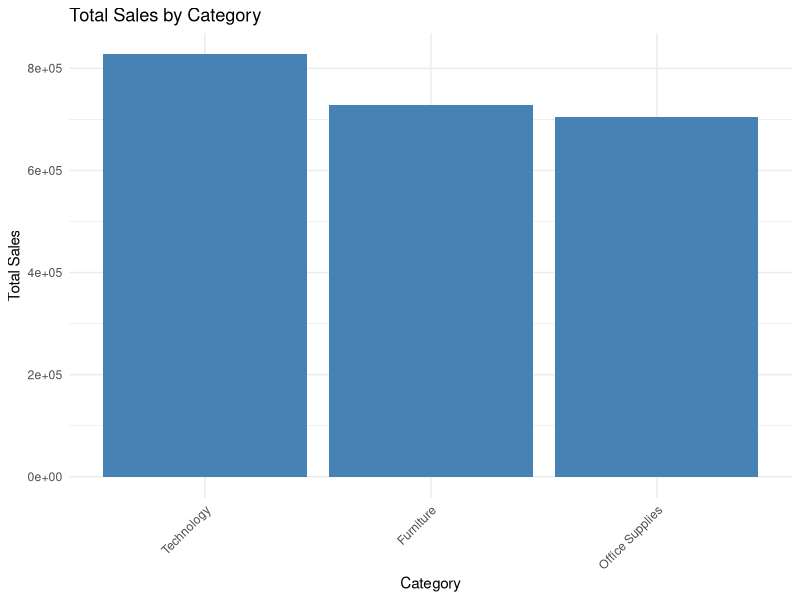
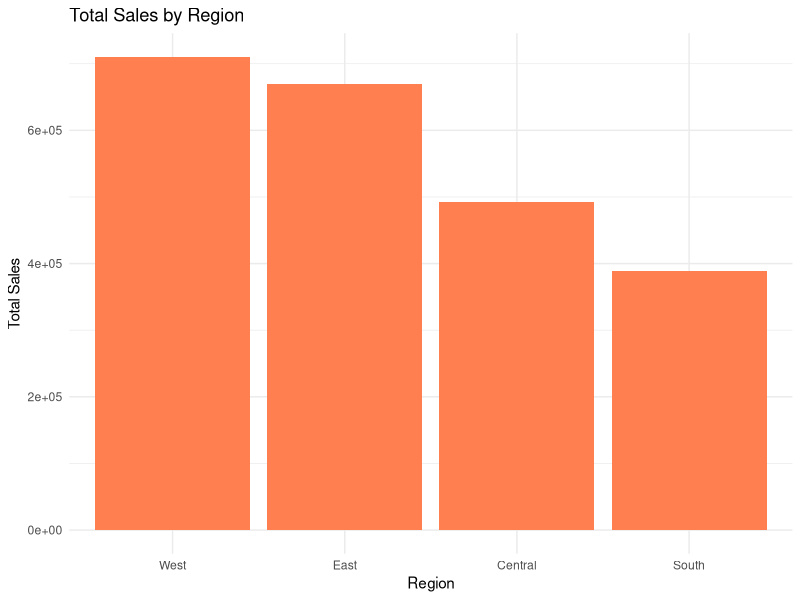

Write the R code that produced these figures, in order.
# Retail Sales Analysis
# Date: May 27, 2025

# Set CRAN mirror first
options(repos = c(CRAN = "https://cloud.r-project.org"))

# Install and load required packages
if (!require("readr")) install.packages("readr")
if (!require("dplyr")) install.packages("dplyr")
if (!require("ggplot2")) install.packages("ggplot2")
if (!require("lubridate")) install.packages("lubridate")

library(readr)
library(dplyr)
library(ggplot2)
library(lubridate)

# Set working directory to the location of the script
# setwd("/path/to/your/directory") # Uncomment and modify if needed

# Load the data
print("Loading the retail sales data...")
retail_data <- read.csv("train.csv", stringsAsFactors = FALSE, check.names = FALSE)

# Display the structure of the data
str(retail_data)

# View the first few rows
head(retail_data)

# Summary statistics
summary(retail_data)

# Check for missing values
colSums(is.na(retail_data))

# Convert date columns to Date type
print("Converting date columns...")
try({
  retail_data$`Order Date` <- mdy(retail_data$`Order Date`)
  retail_data$`Ship Date` <- mdy(retail_data$`Ship Date`)
}, silent = TRUE)

# Basic analysis
print("Performing basic analysis...")

# Total sales by category
sales_by_category <- retail_data %>%
  group_by(Category) %>%
  summarise(Total_Sales = sum(Sales, na.rm = TRUE)) %>%
  arrange(desc(Total_Sales))

print("Sales by Category:")
print(sales_by_category)

# Sales by region
sales_by_region <- retail_data %>%
  group_by(Region) %>%
  summarise(Total_Sales = sum(Sales, na.rm = TRUE)) %>%
  arrange(desc(Total_Sales))

print("Sales by Region:")
print(sales_by_region)

print("Creating visualizations...")

# Visualize sales by category
p1 <- ggplot(sales_by_category, aes(x = reorder(Category, -Total_Sales), y = Total_Sales)) +
  geom_bar(stat = "identity", fill = "steelblue") +
  labs(title = "Total Sales by Category",
       x = "Category",
       y = "Total Sales") +
  theme_minimal() +
  theme(axis.text.x = element_text(angle = 45, hjust = 1))

print(p1)

# Visualize sales by region
p2 <- ggplot(sales_by_region, aes(x = reorder(Region, -Total_Sales), y = Total_Sales)) +
  geom_bar(stat = "identity", fill = "coral") +
  labs(title = "Total Sales by Region",
       x = "Region",
       y = "Total Sales") +
  theme_minimal()

print(p2)

# Time series analysis if date conversion worked
try({
  print("Performing time series analysis...")
  # Monthly sales trend
  monthly_sales <- retail_data %>%
    mutate(Month = floor_date(`Order Date`, "month")) %>%
    group_by(Month) %>%
    summarise(Total_Sales = sum(Sales, na.rm = TRUE))

  p3 <- ggplot(monthly_sales, aes(x = Month, y = Total_Sales)) +
    geom_line() +
    geom_point() +
    labs(title = "Monthly Sales Trend",
         x = "Month",
         y = "Total Sales") +
    theme_minimal()
  
  print(p3)
}, silent = TRUE)

# Save processed data if needed
# write.csv(retail_data, "processed_retail_data.csv", row.names = FALSE)
